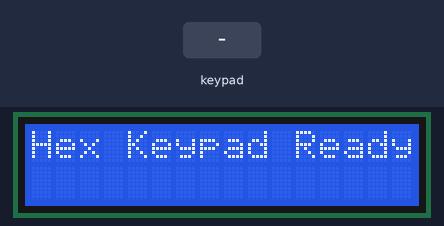
This sketch was run on a simulated Arduino Uno, built with avr-gcc and run on an emulated ATmega328P. On the bench: 16×2 character LCD. The inputs (shaded band) are chosen by the test bench.

Above: at 1.2 s.
1.3 s: keypad keys 9 8 7 6 # pressed 0.4 s apart
At 3.8 s:
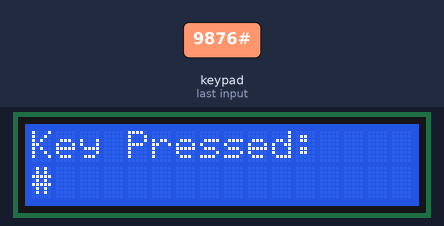
4.8 s: key 'A' pressed
At 5.1 s:
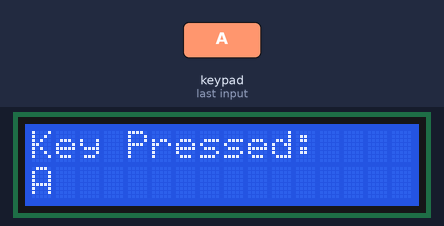
6.3 s: key 'B' pressed
At 7.5 s:
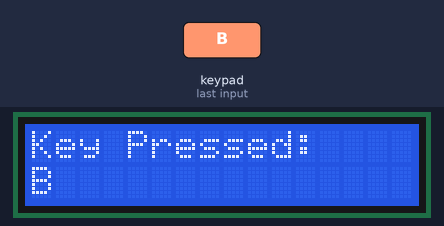
7.8 s: keypad keys 9 8 7 6 * pressed 0.4 s apart
At 9.7 s:
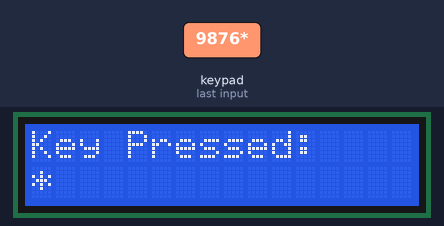
11.3 s: key 'C' pressed
At 12.5 s:
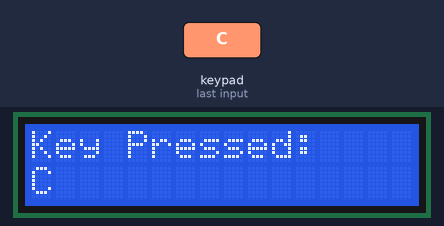
12.8 s: keypad keys 9 8 7 6 D pressed 0.4 s apart
At 13.01 s:
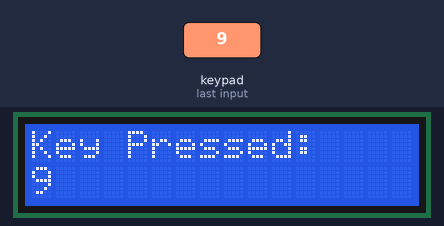
Timing chart, 0 to 15.8 s (numbered marks = the images above; inputs shaded):
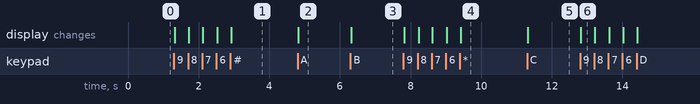

The sketch:

code.ino
```cpp
//HEX WITH I2c
#include <Keypad.h>
#include <Wire.h>
#include <LiquidCrystal_I2C.h>

const byte ROWS = 4, COLS = 4;
char keys[ROWS][COLS] = {
  {'1','2','3','A'},
  {'4','5','6','B'},
  {'7','8','9','C'},
  {'*','0','#','D'}
};
byte rowPins[ROWS] = {9,8,7,6};
byte colPins[COLS] = {5,4,3,2};
Keypad keypad = Keypad(makeKeymap(keys), rowPins, colPins, ROWS, COLS);
LiquidCrystal_I2C lcd(0x27, 16, 2);

void setup() {
  lcd.init();
  lcd.backlight();
  lcd.setCursor(0,0);
  lcd.print("Hex Keypad Ready");
}

void loop() {
  char key = keypad.getKey();
  if (key) {
    lcd.clear();
    lcd.setCursor(0,0);
    lcd.print("Key Pressed:");
    lcd.setCursor(0,1);
    lcd.print(key);
  }
}
```

Measured:
- after the input at 1.3 s, the display: first changes at once (image 1 shows a later state)
- after the input at 4.8 s, the display: changes at once (image 2)
- after the input at 6.3 s, the display: changes at once (image 3)
- after the input at 7.8 s, the display: first changes at once (image 4 shows a later state)
- after the input at 11.3 s, the display: changes at once (image 5)
- after the input at 12.8 s, the display: changes at once (image 6)
